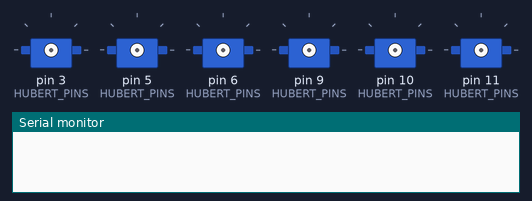
Recording of a program running on a simulated Arduino Uno, built with avr-gcc and run on an emulated ATmega328P. On the bench: 6 × servo, the last lines printed to the serial monitor.

Above: at 0.1 s.
At 7.82 s:
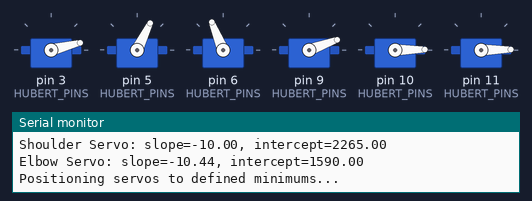
At 11.5 s:
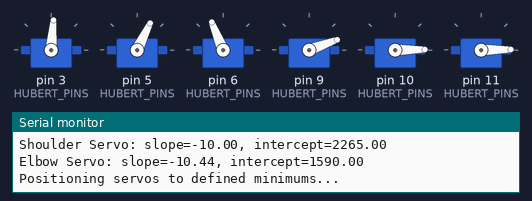
At 15.12 s:
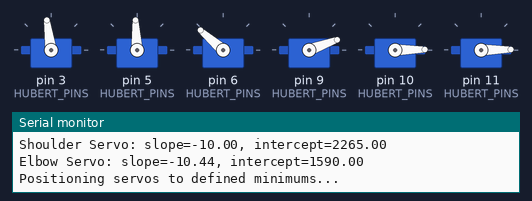
At 22.8 s:
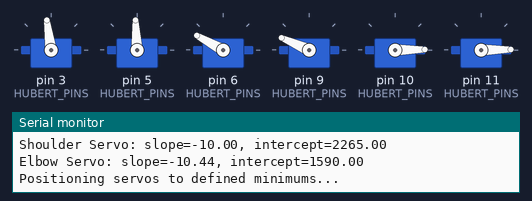
At 30.0 s:
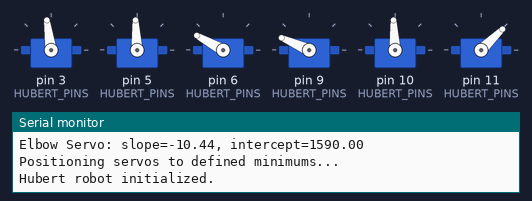
Timing chart, 0 to 31.5 s (numbered marks = the images above):
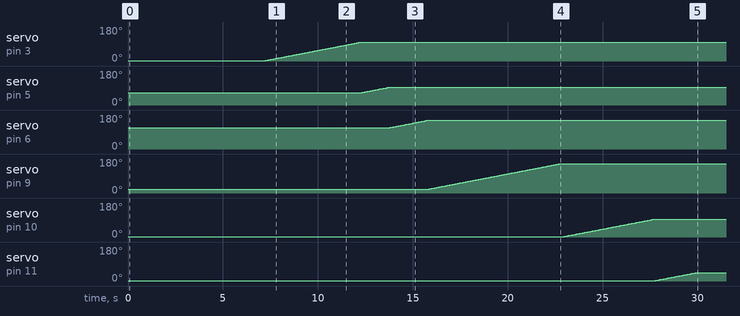

The program:

main.cpp
```cpp
#include <Arduino.h>
#include "Hubert.h"


//BODY = 0, HEAD_PAN = 1, HEAD_TILT = 2, SHOULDER = 3,
// ELBOW = 4, GRIPPER = 5


// Hardware
const int HUBERT_SERVO_COUNT = 6;
const int HUBERT_PINS[HUBERT_SERVO_COUNT]     = {3, 5, 6, 9, 10, 11};
const int HUBERT_MIN_POS[HUBERT_SERVO_COUNT]  = {560, 1200, 1700, 750, 550, 550};
const int HUBERT_MAX_POS[HUBERT_SERVO_COUNT]  = {2330, 2340, 2400, 2300, 2400, 2150};
const int HUBERT_INIT_POS[HUBERT_SERVO_COUNT] = {1550, 1500, 2100, 2150, 1500, 1000};

// Calibration

const AnglePWMCalibData HUBERT_CALIBRATION_DATA = {
    .base_servo = {
        .angles = {0.0, 90.0, 45.0, -45.0},
        .PWMs = {1550.0, 630.0, 1140.0, 2100}
    },
    .shoulder_servo = {
        .angles = {90.0, 0.0},
        .PWMs = {1365.0, 2265.0}
    },
    .elbow_servo = {
        .angles = {0.0, 90.0},
        .PWMs = {1590.0, 650.0}
    }
};


// Communication
const int SERIAL_CONNECTION_NUMBER = 9600;
const int POSITION_BROADCAST_INTERVAL = 5000; //(ms)

// Delays movement
const int INITIAL_SETUP_DELAY = 3000;
const int STATUS_PRINT_INTERVAL = 5000;
const int ACTUATE_MOVE_STEP_DELAY = 30; // (ms)
const int ACTUATE_MOVE_SETUP_DELAY = 20; // (ms)

const ArmConfig HUBERT_CONFIG = {
    .SERVO_COUNT = HUBERT_SERVO_COUNT, // '.' before struct variable to not need to set variables in correct order
    .PINS = HUBERT_PINS,
    .MIN_POS = HUBERT_MIN_POS,
    .MAX_POS = HUBERT_MAX_POS,
    .INIT_POS = HUBERT_INIT_POS,
    .SERIAL_CONNECTION_NUMBER = SERIAL_CONNECTION_NUMBER,
    .SETUP_DELAY = INITIAL_SETUP_DELAY,
    .STATUS_PRINT_DELAY = STATUS_PRINT_INTERVAL,
    .ACTUATE_STEP_DELAY = ACTUATE_MOVE_STEP_DELAY,
    .ACTUATE_SETUP_DELAY = ACTUATE_MOVE_SETUP_DELAY,
    .POSITION_BROADCAST_INTERVAL = POSITION_BROADCAST_INTERVAL,
    .CALIBRATION_DATA = HUBERT_CALIBRATION_DATA
};


Hubert hubert(HUBERT_CONFIG);

void setup() // need to allocate memory to heap ('new' or 'malloc')
            // first here in setup because otherwise Arduino heap memory manager
            // not setup before trying to allocate memory to it.
{
    Serial.begin(hubert.getSerialConnectionNumber());
    delay(hubert.getSetupDelay());
    Serial.println("Init start:");

    // or just use the hardcoded values above, if dont want to complicate it like this:
    // Serial.begin(SERIAL_CONNECTION_NUMBER);
    // delay(INITIAL_SETUP_DELAY);
    hubert.begin();
}

void loop() {
    hubert.update();
}


// void setup(){}
// void loop(){}
```

Hubert.cpp
```cpp
#include "Hubert.h"

Hubert::Hubert(const ArmConfig& config)
    : ArmHardwareBase(config)
{}

void Hubert::begin() {

    Serial.println("just quickly calculating som lin reg for angle calib...");

    CalcLinRegs();


    servos = new Servo[arm_config.SERVO_COUNT]; // "new" newer better version of malloc
                                                // to allocate memory on the heap, knows automatically which datatype stored.
                                                // Also runs the constructor for each Servo object created
    current_positions = new int[arm_config.SERVO_COUNT];
    Serial.println("Positioning servos to defined minimums...");
    for (int i = 0; i < arm_config.SERVO_COUNT; i++) {
        servos[i].attach(arm_config.PINS[i]);
        servos[i].writeMicroseconds(arm_config.MIN_POS[i]);
        delay(500);
        current_positions[i] = arm_config.MIN_POS[i];
    }


    delay(1000);

    for (int i = 0; i < arm_config.SERVO_COUNT; i++) {
        actuate(i, arm_config.INIT_POS[i]);
    }
    Serial.println("Hubert robot initialized.");
}

void Hubert::CalcLinRegs() {

    base_servo_x_equals_angles = lin_reg(
        arm_config.CALIBRATION_DATA.base_servo.PWMs,
        arm_config.CALIBRATION_DATA.base_servo.angles
    );

    shoulder_servo_x_equals_angles = lin_reg(
        arm_config.CALIBRATION_DATA.shoulder_servo.PWMs,
        arm_config.CALIBRATION_DATA.shoulder_servo.angles
    );

    elbow_servo_x_equals_angles = lin_reg(
        arm_config.CALIBRATION_DATA.elbow_servo.PWMs,
        arm_config.CALIBRATION_DATA.elbow_servo.angles
    );


    Serial.print("Base Servo: slope="); Serial.print(base_servo_x_equals_angles.slope);
    Serial.print(", intercept="); Serial.println(base_servo_x_equals_angles.intercept);

    Serial.print("Shoulder Servo: slope="); Serial.print(shoulder_servo_x_equals_angles.slope);
    Serial.print(", intercept="); Serial.println(shoulder_servo_x_equals_angles.intercept);

    Serial.print("Elbow Servo: slope="); Serial.print(elbow_servo_x_equals_angles.slope);
    Serial.print(", intercept=");  Serial.println(elbow_servo_x_equals_angles.intercept);
}
```

Hubert.h
```cpp
#pragma once

#include <ArmMovementController.h>
#include <ArmSerialControl.h>

class Hubert : public ArmMovementController, public ArmSerialControl {
public:
    Hubert(const ArmConfig& config);

    void begin() override;
    void CalcLinRegs();
};
```
